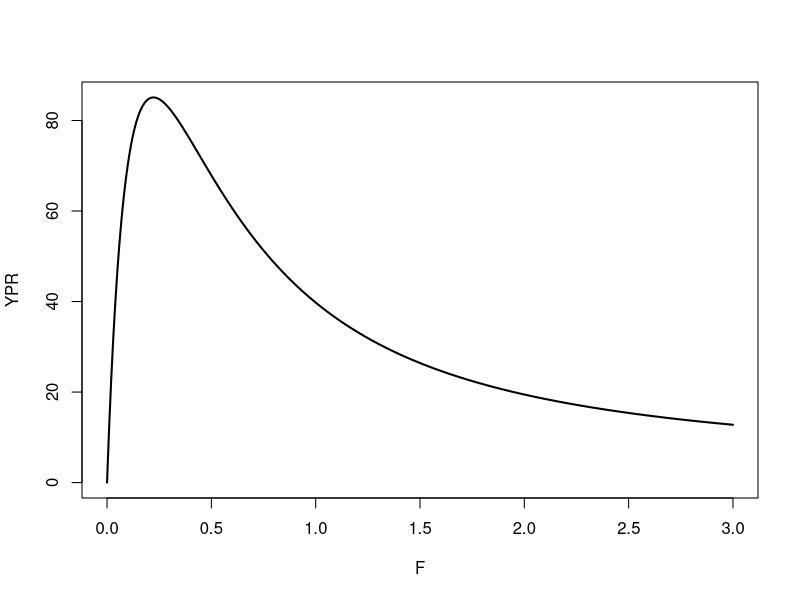
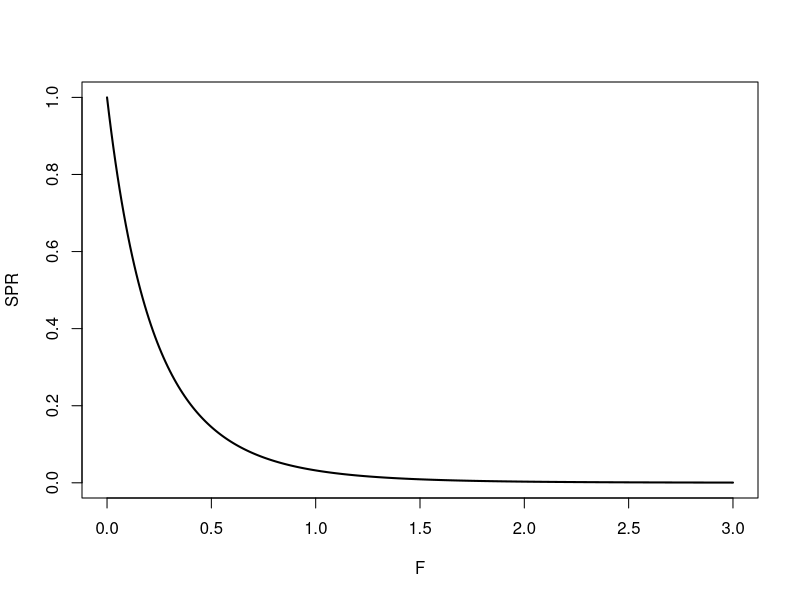

The R script that drew these images, in order:
## calculate expected abundance given constant fishing mortality
calc_abun <- function(ages, S_a, M, F, R0){

  N_a <- R0

  Fmat <- NA
  for(i in 1:length(S_a)){
    Fmat[i] <- S_a[i] * F
  }
  Ftotal <- Fmat

  dt <- diff(ages) # ******
  for(i in 2:length(ages)){
    if(i < length(ages)) N_a[i] <- N_a[i-1] * exp(-(M + Ftotal[i-1])*dt[i-1]) # ******
    if(i == length(ages)) N_a[i] <- (N_a[i-1] * exp(-(M + Ftotal[i-1])*dt[i-1]))/
        (1 - exp(-(M + Ftotal[i-1])*dt[i-1])) # ******
  }
  return(N_a)
}


calc_msy <- function(ages, S_a, M, F, R0, W_a){

  dt <- diff(ages)[1] # ******
  Nages <- calc_abun(ages = ages, S_a = S_a, M = M, F = F, R0 = R0)
  YPR <- sum(Nages * W_a * (1-exp(-M - F)) * (F) / (M + F)) * dt # ******

  return(YPR)
}

calc_spr <- function(ages, S_a, M, F, R0, SW_a){ #**************

  dt <- diff(ages)[1] # ******
  Nages <- calc_abun(ages = ages, S_a = S_a, M = M, F = F, R0 = R0)
  SPR <- sum(Nages * SW_a * (1-exp(-M - F)))* dt # ******

  return(SPR)
}


linf <- 64.6
vbk <- 0.21
tincr <- 1/12 # ******
ages <- seq(0,18,tincr) # ******
lwa = 0.018
lwb = 2.895
t0 <- -0.01
L_a <- linf*(1-exp(-vbk*(ages - t0)))
W_a <- lwa*L_a^lwb
M <- 0.32
SL50 <- 11
ML50 <- 34
R0 <- 1
CV <- 0.1
wqs <- SL50 * 0.2
wmat <- ML50 * 0.2
binwidth <- 1


mids <- seq((binwidth/2), linf*1.5, binwidth)
highs <- mids + (binwidth/2)
lows <- mids - (binwidth/2)

L_a <- linf*(1-exp(-vbk*(ages - t0)))
W_a <- lwa*L_a^lwb
W_l <- lwa*mids^lwb


M <- 0.32
R0 <- 1


#' probability
lbprobs <- function(mnl, sdl) return(pnorm(highs, mnl, sdl) - pnorm(lows, mnl, sdl))
vlprobs <- Vectorize(lbprobs, vectorize.args = c("mnl", "sdl"))
plba_a <- t(vlprobs(L_a, L_a * CV))
plba_a <- plba_a / rowSums(plba_a)


#' selectivity and maturity at age
S_l <- 1 / (1 + exp(-(mids - SL50) /
                      (wqs / ( log(0.75/(1-0.75)) - log(0.25/(1-0.25)) ))) )
S_a <- apply(t(plba_a)*S_l, 2, sum)
Mat_l <- 1 / (1 + exp(-(mids - ML50) /
                        (wmat / ( log(0.75/(1-0.75)) - log(0.25/(1-0.25)) ))) )
Mat_a <- apply(t(plba_a)*Mat_l, 2, sum)

SW_a <- W_a*Mat_a #******************



#
n <- 300
MSY_plot2 <- data.frame(val = NA, F =  seq(0,3,length.out = n))
SPR_plot2 <- MSY_plot2
for(i in 1:300){
  MSY_plot2$val[i] <- calc_msy(ages = ages, S_a = S_a, M = M , F = MSY_plot2$F[i], R0 = R0, W_a = W_a)
  SPR_plot2$val[i] <- calc_spr(ages = ages, S_a = S_a, M = M , F = SPR_plot2$F[i], R0 = R0, SW_a = SW_a)
}

plot(val ~ F, MSY_plot2, type = "l", lwd = 2, lty = 1, ylab = "YPR")
Fmsy <- MSY_plot2$F[which.max(MSY_plot2$val)]
Fmsy

plot(val/max(val) ~ F, SPR_plot2, type = "l", lwd = 2, lty = 1, ylab = "SPR")
(SPR_plot2$val/max(SPR_plot2$val))[which.max(MSY_plot2$val)]
